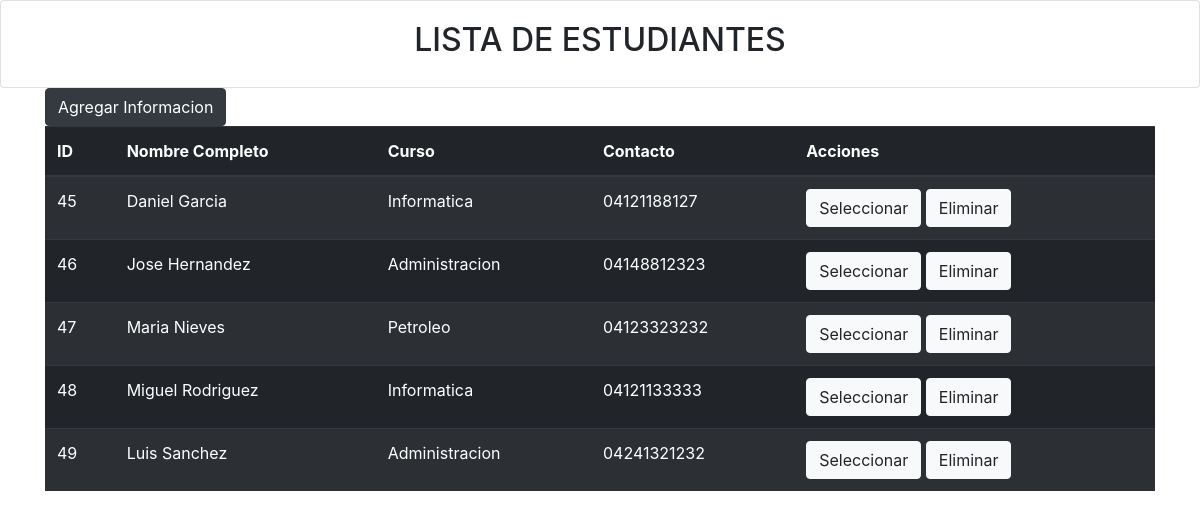
The page / on the database its author committed.
### tables this page shows
CREATE TABLE `estudiantes` (
  `id_estudiante` int(11) NOT NULL,
  `nombre_e` varchar(100) NOT NULL,
  `apellido_e` varchar(100) NOT NULL,
  `curso_e` varchar(100) NOT NULL,
  `contacto_e` varchar(11) NOT NULL
);

### index.php (the view, shortened to what this page needs)
<?php
include("../Evaluacion4/Conexion/conexion.php");
$sentencia=$pdo->prepare("SELECT * FROM `estudiantes` WHERE 1");
$sentencia->execute();
$listaEstudiantes=$sentencia->fetchAll(PDO::FETCH_ASSOC);
?>
<!DOCTYPE html>
<html lang="en">
<head>
    <link rel="stylesheet" href="https://maxcdn.bootstrapcdn.com/bootstrap/4.0.0/css/bootstrap.min.css">
</head>
<body>
    <div class="card" style="text-align: center;">
        <div class="card-body">
                <h2>LISTA DE ESTUDIANTES</h2>
        </div>
    </div>
    <div class="container">
        <form action="" method="POST">
            <button type="button" class="btn btn-dark" data-toggle="modal" data-target="#exampleModal">
            Agregar Informacion
            </button>
        </form>
    <div class="=row">
        <table class="table table-dark table-striped">
            <thead>
                <tr>
                    <th>ID</th>
                    <th>Nombre Completo</th>
                    <th>Curso</th>
                    <th>Contacto</th>
                    <th>Acciones</th>
                </tr>
            </thead>
        <?php foreach($listaEstudiantes as $estudiante){ ?>
                <tr>
                    <td> <?php echo $estudiante['id_estudiante']; ?></td>
                    <td> <?php echo $estudiante['nombre_e']; ?> <?php echo $estudiante['apellido_e']; ?> </td>
                    <td> <?php echo $estudiante['curso_e']; ?></td>
                    <td> <?php echo $estudiante['contacto_e']; ?></td>
                    <td>
                    <form action="" method="POST">
                    <input type="submit" class="btn btn-light" value="Seleccionar" name="accion">
                    <button value="btnE" class="btn btn-light" type="submit" name="accion">Eliminar</button>
                    </form>
                    </td>
                </tr>
        <?php } ?>
        </table>
    </div>
    </div>
</body>
</html>

### rows shown on the page
estudiantes: id_estudiante "45", nombre_e "Daniel", apellido_e "Garcia", curso_e "Informatica", contacto_e "04121188127"
estudiantes: id_estudiante "46", nombre_e "Jose", apellido_e "Hernandez", curso_e "Administracion", contacto_e "04148812323"
estudiantes: id_estudiante "47", nombre_e "Maria", apellido_e "Nieves", curso_e "Petroleo", contacto_e "04123323232"
estudiantes: id_estudiante "48", nombre_e "Miguel", apellido_e "Rodriguez", curso_e "Informatica", contacto_e "04121133333"
estudiantes: id_estudiante "49", nombre_e "Luis", apellido_e "Sanchez", curso_e "Administracion", contacto_e "04241321232"
